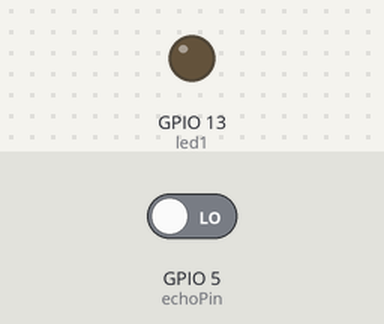
Simulated run of this sketch. Board: ESP8266 (NodeMCU). Shown: output pins drawn as LEDs (lit = HIGH). Inputs (shaded band) come from the test bench; at power-on: GPIO 5 (echoPin) LOW. What the sketch prints to the serial monitor is not drawn.

Above: at 1.6 s.
At 2.6 s:
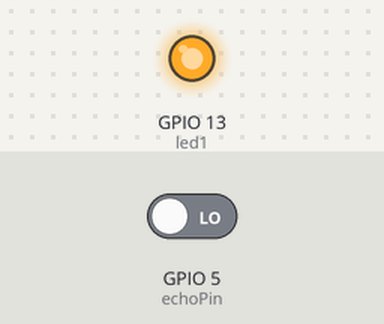
Timing chart, 0 to 4.1 s (numbered marks = the images above):
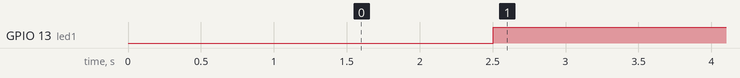

Measured:
- by itself, GPIO 13 (led1): LOW → HIGH at 2.5 s

The sketch:

botled.ino
```cpp
#include "CTBot.h"
CTBot myBot;

String ssid = "";
String pass = "";
String token = "5651849401:AAEdhpyEUdbYx8Wx9pxgJvFJBHEIwQAq2J";

const int led1 = 13;
int const trigPin = 4;
int const echoPin = 5;
int const buzzPin = 14;

TBMessage msg;

void setup() {

Serial.begin(115200);
Serial.println("Starting TelegramBot...");
myBot.wifiConnect(ssid, pass);
myBot.setTelegramToken(token);

if (myBot.testConnection()){
  Serial.println("\ntestConnection OK");
  myBot.sendMessage(msg.sender.id, "Wifi Connected!");
  myBot.sendMessage(msg.sender.id, "System has Started!");
}
else
  Serial.println("\ntestConnection NOK");

pinMode(led1, OUTPUT);
digitalWrite(led1, LOW);

}

void loop() {

int duration, distance;
digitalWrite(trigPin, HIGH);
delay(1);
digitalWrite(trigPin, LOW);
duration = pulseIn(echoPin, HIGH);
distance = (duration/2) / 29.1;

if (distance <= 10 && distance >= 0) {
digitalWrite(buzzPin, HIGH);
digitalWrite(led1, HIGH);
myBot.sendMessage(msg.sender.id, "Alert!! Motion Detected");
}

else {
digitalWrite(buzzPin, LOW);
digitalWrite(led1, LOW);
}

if (myBot.getNewMessage(msg)) {

  if (msg.text.equalsIgnoreCase("On")) {
      digitalWrite(led1, HIGH);
      myBot.sendMessage(msg.sender.id, "LED is now ON");
      }
  else if (msg.text.equalsIgnoreCase("Off")) {
      digitalWrite(led1, LOW);
      myBot.sendMessage(msg.sender.id, "LED1 is now OFF");
      }

    }
    delay(500);
}
```
